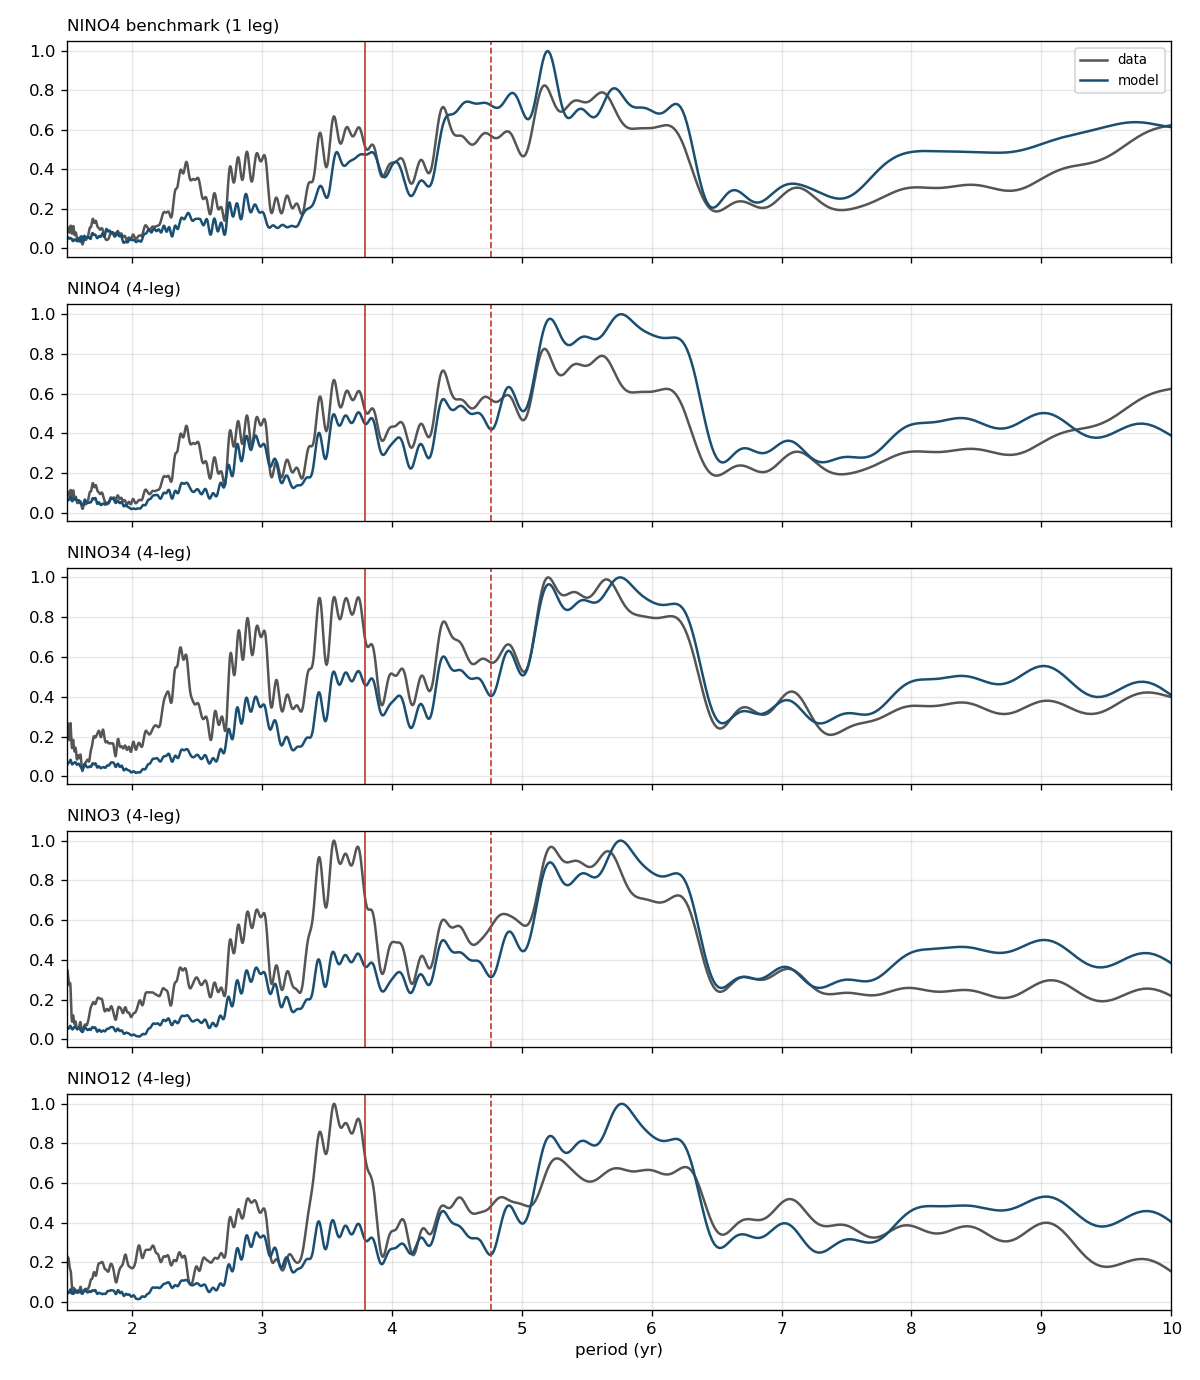

Recreate this plot in Python.
"""Vestige cancellation and cubic cross-terms across the Nino regions.

For each leg of a multi-leg run (one shared manifold F, per-leg windings), fit the slow-winding
response y = k0*F + sum A sin(2 pi k F + phi) (slow windings only) as a cubic in u = standardised F,
split the cubic term into its in-phase part (projection onto u: the vestige gain) and the residual
cross-terms, and compare peak periods of model and data in 2-8 yr.

  python3 regions_crossterms.py [--run DIR] [--labels NINO4 NINO34 NINO3 NINO12]
"""
import argparse, json
import numpy as np
import matplotlib
matplotlib.use("Agg")
import matplotlib.pyplot as plt
import peak_estimate as pe

ap = argparse.ArgumentParser()
ap.add_argument("--run", default="../../experiments/Oct2026_generator/legs/nino_regions_seed_nino4")
ap.add_argument("--labels", nargs="+", default=["NINO4", "NINO34", "NINO3", "NINO12"])
ap.add_argument("--bench", default="../../experiments/Oct2026_generator/legs/nino4_slow_then_harm/benchmark_enso_2026-11-01")
ap.add_argument("--out", default="regions_crossterms.png")
a = ap.parse_args()


def spec(x):
    f, Pk = pe.multitaper(pe.prep(x)); return f, Pk.mean(0)


def pk(x, n=3):
    f, P = spec(x); return [1 / v for v in pe.band_peaks(f, P, n)]


def band_corr(x, y, lo=2.0, hi=8.0):
    f, P = spec(x); _, Q = spec(y); m = (f >= 1 / hi) & (f <= 1 / lo)
    return np.corrcoef(P[m], Q[m])[0, 1]


def band_power(x, lo, hi):
    f, P = spec(x); m = (f >= 1 / hi) & (f <= 1 / lo); return P[m].sum()


sets = [("NINO4 benchmark (1 leg)", f"{a.bench}/lte_results.csv", f"{a.bench}/lt.exe.windings.json")]
sets += [(f"{lab} (4-leg)", f"{a.run}/lte_results.{i}.csv", f"{a.run}/lt.exe.windings.{i}.json") for i, lab in enumerate(a.labels, 1)]

fmt = lambda v: ", ".join(f"{p:.2f}" for p in v)
print(f"{'series':26s} {'data peaks':20s} {'model peaks':20s} {'cross-term peaks':20s} {'spec r':>6s} {'c1':>6s} {'c3':>6s} {'net vestige':>11s} {'3.5-4.1 drop':>12s} {'cubic r':>7s}")
rows = []
for name, res, wf in sets:
    d = np.genfromtxt(res, delimiter=","); t, model, data, F = d[:, 0], d[:, 1], d[:, 2], d[:, 3]
    ok = data != 0  # leading zero padding
    first = np.argmax(ok); t, model, data, F = t[first:], model[first:], data[first:], F[first:]
    w = json.load(open(wf)); kmin = min(k for k, _, _ in w["k_amp_phase"])
    slow = [x for x in w["k_amp_phase"] if x[0] < 3 * kmin]
    y = w["k0"] * F + sum(A * np.sin(2 * np.pi * k * F + ph) for k, A, ph in slow)
    u = (F - F.mean()) / F.std()
    c = np.polyfit(u, y, 3)[::-1]
    lin, cub = c[1] * u, c[3] * u ** 3
    beta = (cub @ u) / (u @ u); resid = cub - beta * u
    r3 = np.corrcoef(np.polyval(c[::-1], u), y)[0, 1]
    drop = band_power(lin, 3.5, 4.1) / band_power(lin + cub, 3.5, 4.1)
    sr = band_corr(model, data)
    rows.append((name, t, model, data))
    print(f"{name:26s} {fmt(pk(data)):20s} {fmt(pk(model)):20s} {fmt(pk(resid)):20s} {sr:6.2f} {c[1]:6.2f} {c[3]:6.2f} {c[1] + beta:+11.2f} {drop:11.1f}x {r3:7.3f}")

fig, axes = plt.subplots(len(rows), 1, figsize=(10, 2.3 * len(rows)), sharex=True)
for ax, (name, t, model, data) in zip(axes, rows):
    for x, col, lab in [(data, "#555555", "data"), (model, "#1b4f72", "model")]:
        f, P = spec(x); m = (f > 1 / 12) & (f < 1)
        ax.plot(1 / f[m], P[m] / P[m].max(), color=col, lw=1.5, label=lab)
    for v, ls in [(3.796, "-"), (4.762, "--")]:
        ax.axvline(v, color="#c0392b", lw=1, ls=ls)
    ax.set_title(name, fontsize=10, loc="left"); ax.grid(alpha=.3); ax.set_xlim(1.5, 10)
axes[0].legend(fontsize=8, loc="upper right")
axes[0].plot([], [], color="#c0392b", label="Mf 3.796 / Mf' 4.762 yr aliases")
axes[-1].set_xlabel("period (yr)")
fig.tight_layout(); fig.savefig(a.out, dpi=120); print(f"\nplot: {a.out}")
